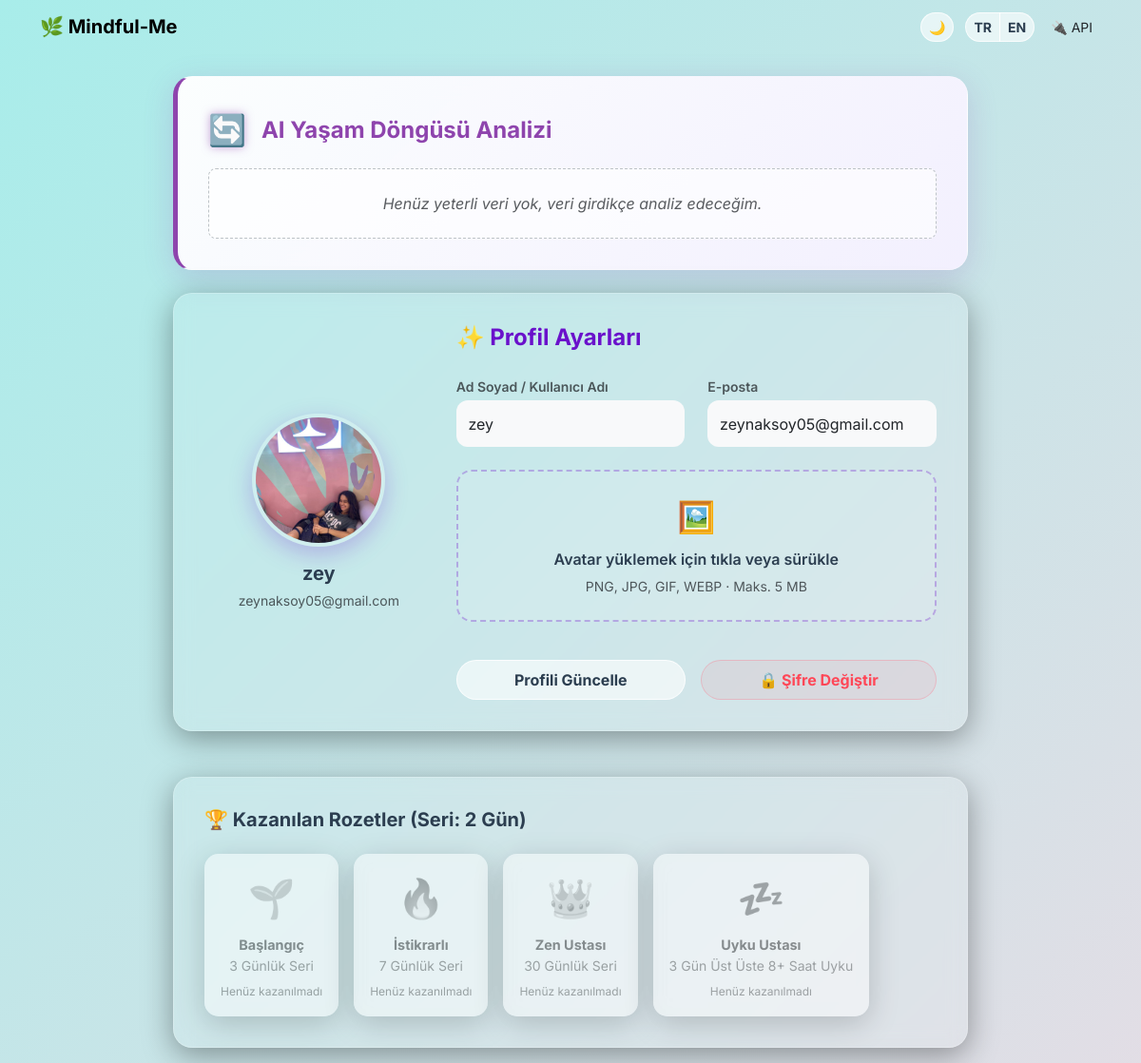
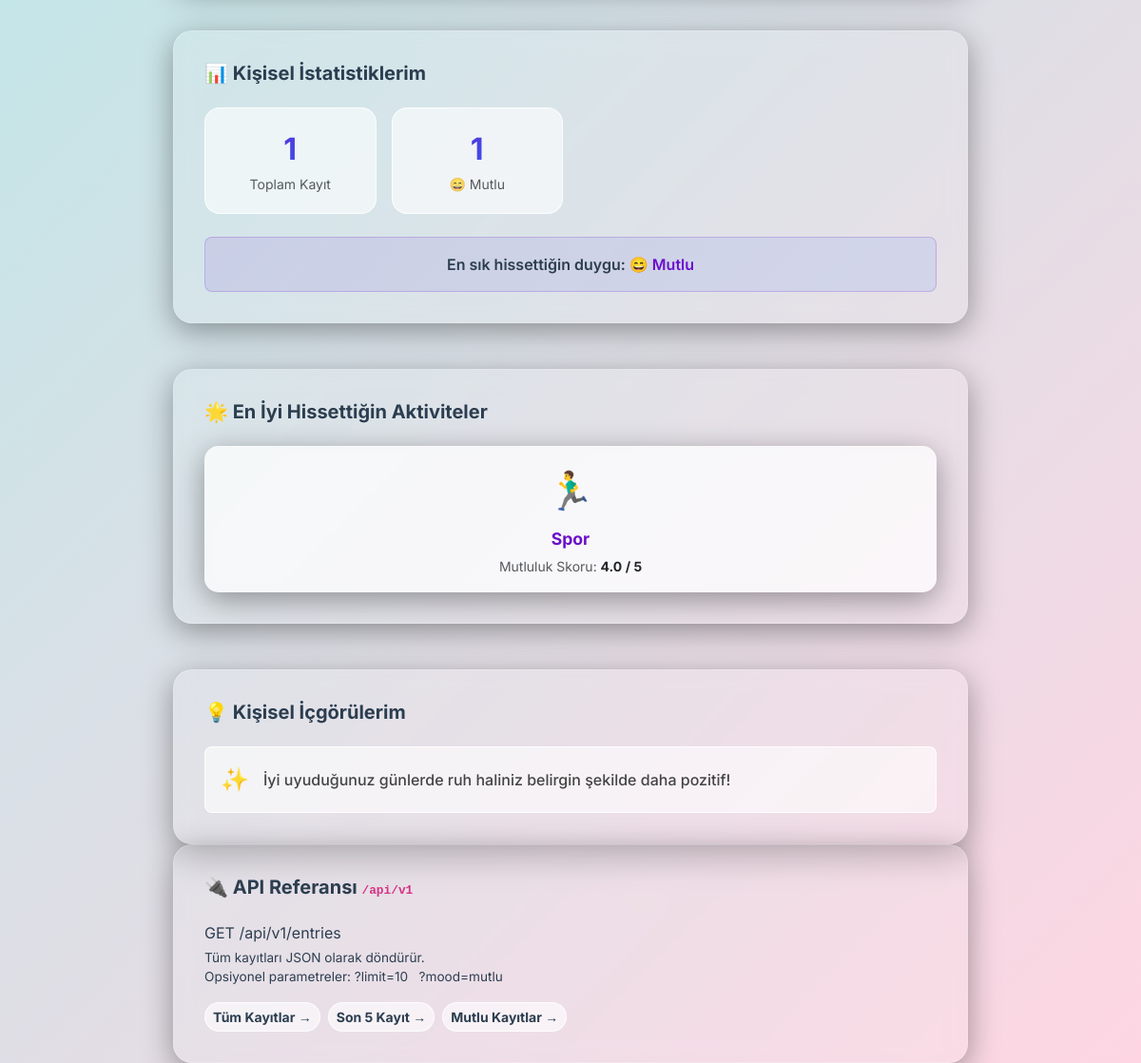
Before: /profile with the older database file (2 pictures, top to bottom).
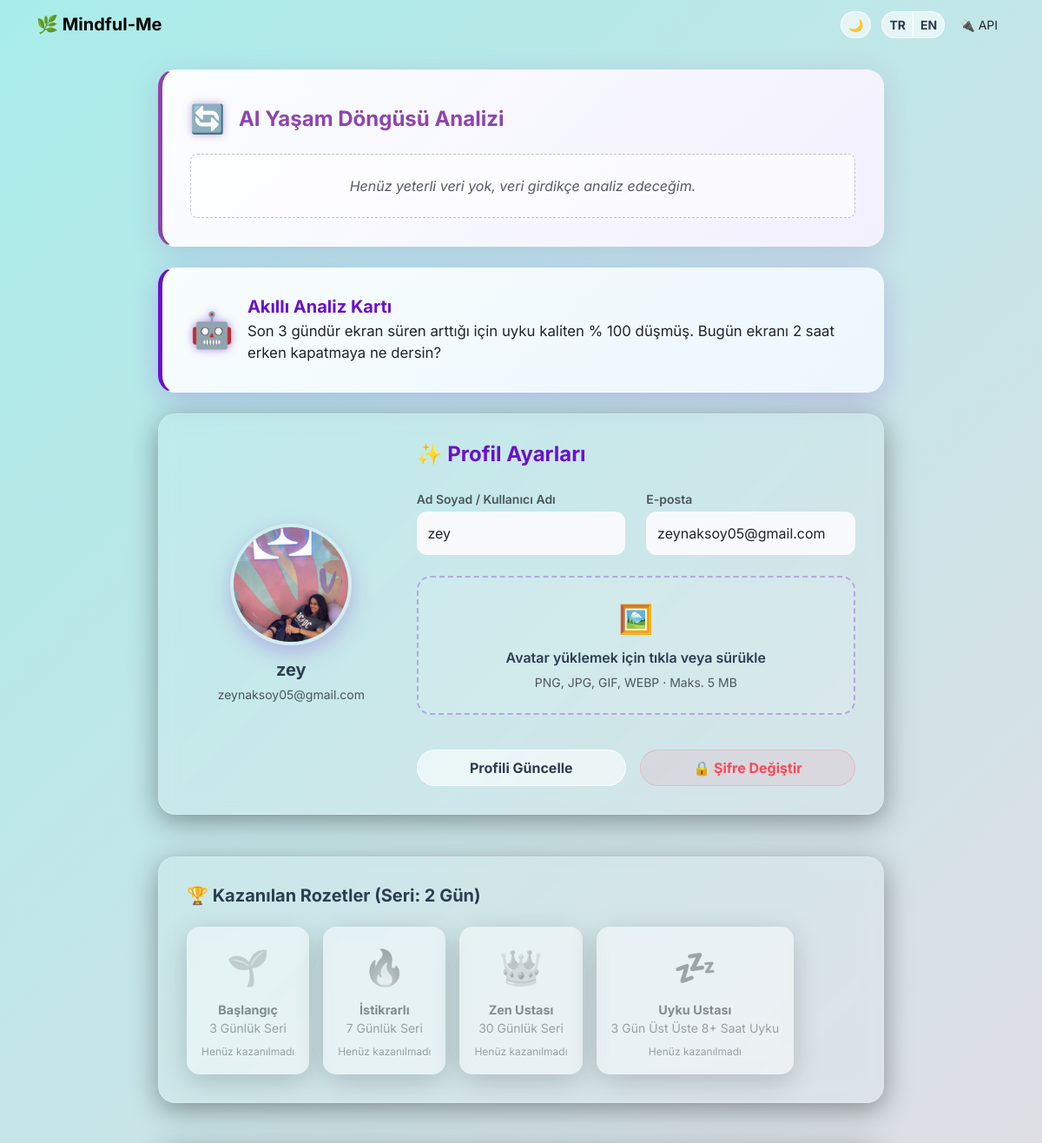
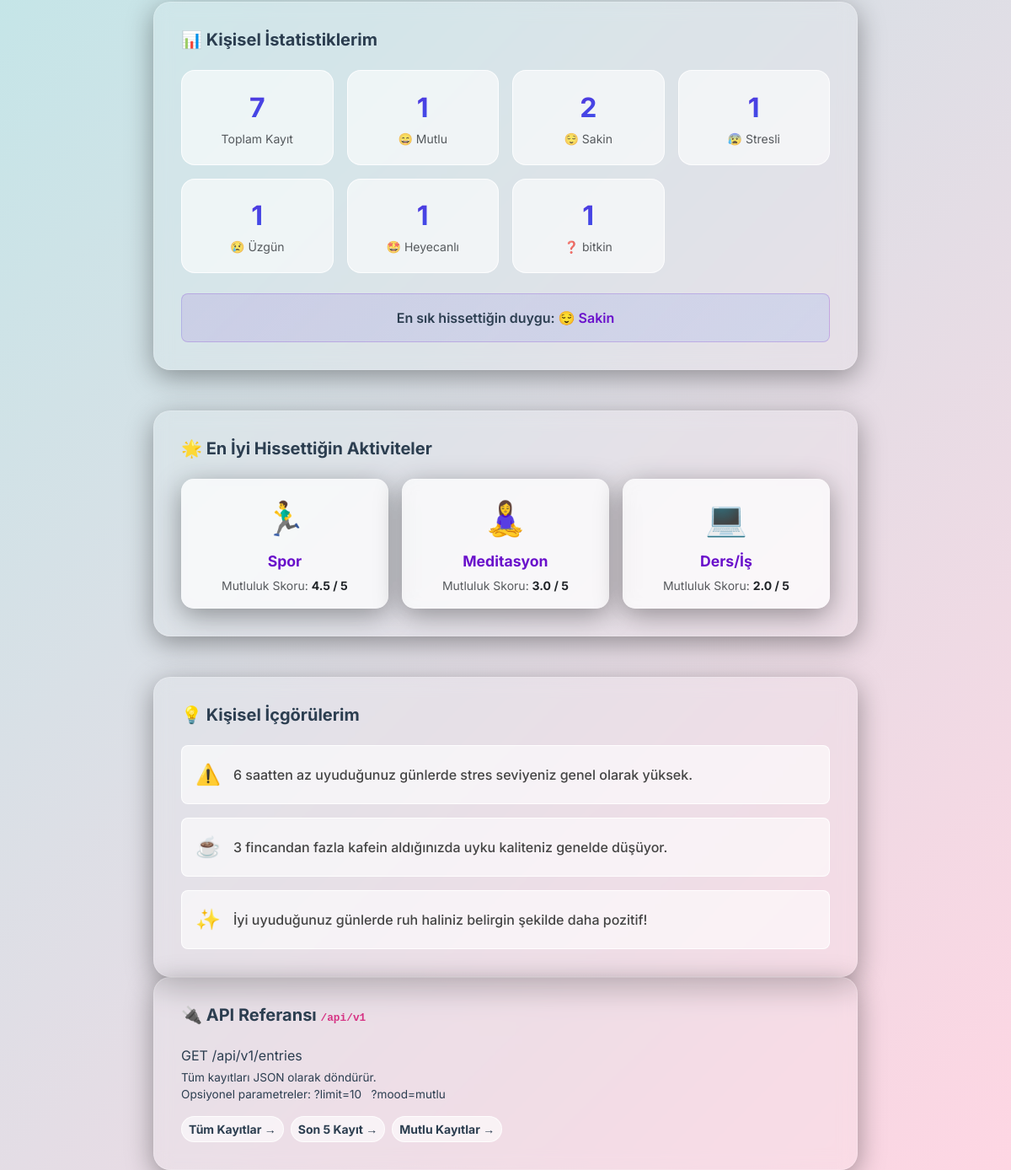
After: the same page with the newer database file (2 pictures, top to bottom).
### app/models.py (models this page shows, shortened)
class MoodEntry(db.Model):
    id = db.Column(db.Integer, primary_key=True)
    mood = db.Column(db.String(20), nullable=False)
    text = db.Column(db.Text, nullable=False)
    _mini_journal = db.Column('mini_journal', db.Text, nullable=True)
    _free_writing = db.Column('free_writing', db.Text, nullable=True)
    @property
    def mini_journal(self):
        f = get_fernet()
        if self._mini_journal and f:
            try:
                return f.decrypt(self._mini_journal.encode('utf-8')).decode('utf-8')
            except:
                return self._mini_journal
        return self._mini_journal
    @mini_journal.setter
    def mini_journal(self, value):
        f = get_fernet()
        if value and f:
            self._mini_journal = f.encrypt(value.encode('utf-8')).decode('utf-8')
        else:
            self._mini_journal = value
    @property
    def free_writing(self):
        f = get_fernet()
        if self._free_writing and f:
            try:
                return f.decrypt(self._free_writing.encode('utf-8')).decode('utf-8')
            except:
                return self._free_writing
        return self._free_writing
    @free_writing.setter
    def free_writing(self, value):
        f = get_fernet()
        if value and f:
            self._free_writing = f.encrypt(value.encode('utf-8')).decode('utf-8')
        else:
            self._free_writing = value
    timestamp = db.Column(db.DateTime, index=True, default=db.func.now())
    ai_analysis = db.Column(db.String(255), nullable=True)
    ai_advice = db.Column(db.Text, nullable=True)
    ai_sentiment = db.Column(db.String(50), nullable=True)
    ai_score = db.Column(db.Integer, nullable=True)
    ai_keywords = db.Column(db.String(255), nullable=True)
    sleep_hours = db.Column(db.Float, nullable=True)
    stress_level = db.Column(db.Integer, nullable=True)
    activities = db.Column(db.String(255), nullable=True)
    bedtime = db.Column(db.Time, nullable=True)
    wakeup_time = db.Column(db.Time, nullable=True)
    sleep_quality = db.Column(db.Integer, nullable=True) # 1-5
    dream_note = db.Column(db.Text, nullable=True)
    caffeine_intake = db.Column(db.Integer, nullable=True)
    screen_time = db.Column(db.Integer, nullable=True)
    is_work_day = db.Column(db.Boolean, nullable=True, default=False)
    social_interaction_score = db.Column(db.Integer, nullable=True) # 1-5
    weather_condition = db.Column(db.String(50), nullable=True)
    notes = db.Column(db.Text, nullable=True)
    activity_type = db.Column(db.String(50), nullable=True)

### app/routes.py (the view)
@main.route('/profile', methods=['GET', 'POST'])
def profile():
    try:
        user = User.query.first()
        if not user:
            user = User(username=_('Mindful Kullanıcı'), email='user@mindful.me', avatar_file='default.png')
            db.session.add(user)
            db.session.commit()
    except Exception:
        db.session.rollback()
        class DummyUser:
            id = 1
            username = 'Mindful Kullanıcı'
            email = 'user@mindful.me'
            avatar_file = 'default.png'
            streak_count = 0
        user = DummyUser()
        user.has_sleep_master_badge = False
    check_badges(user)
    smart_coach_feedback = get_lifestyle_feedback()
    form = ProfileForm()
    if form.validate_on_submit():
        try:
            user.username = form.username.data
            user.email = form.email.data
            file = form.avatar.data
            if file and file.filename:
                filename  = secure_filename(file.filename)
                ext       = os.path.splitext(filename)[1].lower() if '.' in filename else ''
                save_name = f"avatar_{user.id}{ext}"
                os.makedirs(AVATARS_DIR, exist_ok=True)
                file.save(os.path.join(AVATARS_DIR, save_name))
                user.avatar_file = save_name
            db.session.commit()
            flash(_('Profil başarıyla güncellendi! 🎉'), 'success')
        except Exception:
            db.session.rollback()
            flash(_('Profil güncellenirken hata oluştu (Veritabanı şema sorunu).'), 'danger')
        return redirect(url_for('main.profile'))
    elif request.method == 'GET':
        form.username.data = getattr(user, 'username', '')
        form.email.data = getattr(user, 'email', '')
    try:
        total_entries  = MoodEntry.query.count()
        all_entries = MoodEntry.query.all()
    except Exception:
        db.session.rollback()
        total_entries = 0
        all_entries = []
    mood_counts    = {}
    for e in all_entries:
        if getattr(e, 'mood', None):
            mood_counts[e.mood] = mood_counts.get(e.mood, 0) + 1
    best_mood      = max(mood_counts, key=mood_counts.get) if mood_counts else None
    avatar_file = getattr(user, 'avatar_file', 'default.png')
    avatar_url     = url_for('static', filename=f'avatars/{avatar_file}') \
                     if avatar_file and avatar_file != 'default.png' \
                     else None
    streak = getattr(user, 'streak_count', 0) or 0
    badges = [
        {'name': _('Başlangıç'), 'icon': '🌱', 'desc': _('3 Günlük Seri'), 'earned': streak >= 3},
        {'name': _('İstikrarlı'), 'icon': '🔥', 'desc': _('7 Günlük Seri'), 'earned': streak >= 7},
        {'name': _('Zen Ustası'), 'icon': '👑', 'desc': _('30 Günlük Seri'), 'earned': streak >= 30}
    ]
    if getattr(user, 'has_sleep_master_badge', False):
        badges.append({'name': _('Uyku Ustası'), 'icon': '💤', 'desc': _('3 Gün Üst Üste 8+ Saat Uyku'), 'earned': True})
    else:
        badges.append({'name': _('Uyku Ustası'), 'icon': '💤', 'desc': _('3 Gün Üst Üste 8+ Saat Uyku'), 'earned': False})
    insights = calculate_lifestyle_insights(all_entries)
    top_activities = get_best_feeling_activities(all_entries)
    show_support_card = False
    motivation_quote = ""
    try:
        latest_entry = MoodEntry.query.order_by(MoodEntry.timestamp.desc()).first()
        if latest_entry:
            score = MOOD_VALUES.get(latest_entry.mood, 3)
            bad_words = ['kötü', 'stresli', 'üzgün', 'uzgun', 'kotu']
            text_to_check = f"{latest_entry.text or ''} {getattr(latest_entry, 'mini_journal', '') or ''} {getattr(latest_entry, 'free_writing', '') or ''}".lower()
            has_bad_word = any(word in text_to_check for word in bad_words)
            if score < 3 or has_bad_word:
                show_support_card = True
                import random
                quotes = [
                    _("Zor zamanlar geçicidir, ama güçlü insanlar kalıcıdır."),
                    _("Her yeni gün, yeni bir başlangıçtır."),
                    _("İçindeki güce güven, sen bundan daha güçlüsün."),
                    _("Küçük adımlar, büyük değişimlere yol açar. Sadece devam et."),
                    _("Kendine şefkat göster, bugün elinden gelenin en iyisini yapıyorsun.")
                ]
                motivation_quote = random.choice(quotes)
    except Exception:
        pass
    ai_patterns = analyze_patterns()
    return render_template('profile.html', user=user, form=form,
                           total_entries=total_entries, mood_counts=mood_counts,
                           best_mood=best_mood, avatar_url=avatar_url, badges=badges,
                           insights=insights, smart_coach_feedback=smart_coach_feedback,
                           top_activities=top_activities, show_support_card=show_support_card,
                           motivation_quote=motivation_quote, ai_patterns=ai_patterns)

### app/forms.py
class ProfileForm(FlaskForm):
    username = StringField(_l('Ad Soyad / Kullanıcı Adı'), validators=[DataRequired()])
    email = StringField(_l('E-posta'), validators=[DataRequired(), Email()])
    avatar = FileField(_l('Avatar Yükle'), validators=[
        FileAllowed(['jpg', 'jpeg', 'png', 'gif', 'webp'], _l('Sadece resim dosyaları yüklenebilir!'))
    ])
    submit = SubmitField(_l('Profili Güncelle'))

### app/__init__.py (called while the page is built)
def get_locale():
    if 'language' in session:
        return session['language']
    return request.accept_languages.best_match(['tr', 'en'], default='tr')

### app/models.py (called while the page is built)
def get_fernet():
    key = current_app.config.get('ENCRYPTION_KEY')
    if key:
        try:
            from cryptography.fernet import Fernet
            return Fernet(key.encode('utf-8'))
        except ImportError:
            pass
    return None

### app/templates/profile.html (shortened to what the changed rows need)
<!DOCTYPE html>
<html lang="tr">
<head>
    <link href="https://cdn.jsdelivr.net/npm/bootstrap@5.3.2/dist/css/bootstrap.min.css" rel="stylesheet">
    <link rel="stylesheet" href="{{ url_for('static', filename='css/style.css') }}">
</head>
<body>
    <div class="container" style="max-width: 860px;">
        {% if smart_coach_feedback %}
        <div class="glass-card mb-4"
            style="background: linear-gradient(135deg, rgba(255, 255, 255, 0.9) 0%, rgba(240, 248, 255, 0.9) 100%); border-left: 5px solid #6a11cb; box-shadow: 0 8px 32px rgba(106, 17, 203, 0.2);">
            <div class="d-flex align-items-center">
                <span class="fs-1 me-3" style="text-shadow: 0 0 10px rgba(106,17,203,0.5);">🤖</span>
                <div>
                    <h5 class="fw-bold mb-1" style="color: #6a11cb;">{{ _('Akıllı Analiz Kartı') }}</h5>
                    <p class="mb-0 text-dark" style="font-size: 1.05rem;">{{ smart_coach_feedback }}</p>
                </div>
            </div>
        </div>
        {% endif %}
        <div class="glass-card mt-5">
            <div class="d-flex flex-wrap gap-3">
                {% for badge in badges %}
                <div class="glass-card text-center p-3"
                    style="min-width: 120px; border-radius: 15px; background: rgba(255,255,255,0.9); {% if not badge.earned %}opacity: 0.5; filter: grayscale(100%);{% endif %}">
                    <div style="font-size: 2.5rem;">{{ badge.icon }}</div>
                    <div class="fw-bold mt-2" style="font-size: 0.9rem; color: #6a11cb;">{{ badge.name }}</div>
                    <div class="text-muted small">{{ badge.desc }}</div>
                    {% if not badge.earned %}
                    <div class="text-muted small mt-2" style="font-size: 0.75rem;">{{ _('Henüz kazanılmadı') }}</div>
                    {% endif %}
                </div>
                {% endfor %}
            </div>
        </div>
        <div class="glass-card mt-5">
            <div class="row g-3">
                <div class="col-6 col-md-3">
                    <div class="stat-badge">
                        <div class="stat-num">{{ total_entries }}</div>
                        <small class="text-muted">{{ _('Toplam Kayıt') }}</small>
                    </div>
                </div>
                {% set mood_emojis = {'mutlu':'😄','sakin':'😌','stresli':'😰','uzgun':'😢','heyecanli':'🤩'} %}
                {% set mood_labels =
                {'mutlu':_('Mutlu'),'sakin':_('Sakin'),'stresli':_('Stresli'),'uzgun':_('Üzgün'),'heyecanli':_('Heyecanlı')}
                %}
                {% for mood_key, count in mood_counts.items() %}
                <div class="col-6 col-md-3">
                    <div class="stat-badge">
                        <div class="stat-num">{{ count }}</div>
                        <small class="text-muted">{{ mood_emojis.get(mood_key,'❓') }} {{ mood_labels.get(mood_key,
                            mood_key) }}</small>
                    </div>
                </div>
                {% endfor %}
            </div>
            {% if best_mood %}
            <div class="mt-4 p-3 rounded-3 text-center" style="background:linear-gradient(135deg,rgba(106,17,203,0.1),rgba(37,117,252,0.1));
                         border:1px solid rgba(106,17,203,0.2);">
                <p class="mb-0 fw-semibold">
                    {{ _('En sık hissettiğin duygu:') }}
                    <span style="color:#6a11cb;">{{ mood_emojis.get(best_mood,'') }} {{ mood_labels.get(best_mood,
                        best_mood) }}</span>
                </p>
            </div>
            {% endif %}
        </div>
        {% if top_activities %}
        <div class="glass-card mt-5">
            <div class="d-flex flex-wrap gap-3">
                {% for act in top_activities %}
                <div class="glass-card text-center p-3 flex-grow-1"
                    style="border-radius: 15px; background: rgba(255,255,255,0.7); min-width: 150px; margin-bottom: 0;">
                    <div style="font-size: 2.5rem;">{{ act.icon }}</div>
                    <div class="fw-bold mt-2" style="font-size: 1.1rem; color: #6a11cb;">{{ act.name }}</div>
                    <div class="text-muted mt-1 small">{{ _('Mutluluk Skoru:') }} <strong class="text-dark">{{ act.score
                            }} / 5</strong></div>
                </div>
                {% endfor %}
            </div>
        </div>
        {% endif %}
        <div class="glass-card mt-5">
            <div class="d-flex flex-column gap-3">
                {% if insights %}
                {% for insight in insights %}
                <div class="p-3 rounded-3"
                    style="background: rgba(255, 255, 255, 0.6); border: 1px solid rgba(255, 255, 255, 0.9);">
                    <div class="d-flex align-items-center">
                        <span style="font-size: 1.5rem; margin-right: 15px;">{{ insight.icon }}</span>
                        <span style="font-weight: 500; color: #444;">{{ insight.text }}</span>
                    </div>
                </div>
                {% endfor %}
                {% else %}
                <p class="text-muted mb-0">{{ _('İçgörü verisi bulunamadı.') }}</p>
                {% endif %}
            </div>
        </div>
    </div>
</body>
</html>

Changed rows visible on the page:
computed for MoodEntry "Spor": score "4.0" → "4.5"
added MoodEntry: count "2", get "😌", mood "Sakin", shown under "📊 Kişisel İstatistiklerim"
added MoodEntry: count "1", get "😰", mood "Stresli", icon "💻", name "Ders/İş", score "2.0"
added MoodEntry: count "1", get "😢", mood "Üzgün", shown under "📊 Kişisel İstatistiklerim"
added MoodEntry: count "1", get "🤩", mood "Heyecanlı", shown under "📊 Kişisel İstatistiklerim"
added MoodEntry: count "1", get "❓", mood "bitkin", shown under "📊 Kişisel İstatistiklerim"
added MoodEntry: icon "🧘‍♀️", name "Meditasyon", score "3.0", shown under "🌟 En İyi Hissettiğin Aktiviteler"
Other visible differences:
{{ smart_coach_feedback }}: (not shown) → "Son 3 gündür ekran süren arttığı için uyku kaliten % 100 düşmüş. Bugün ekranı 2 saat erken kapatmaya ne dersin?"
{{ total_entries }}: "1" → "7"
{{ mood_emojis.get(best_mood,'') }}: "😄" → "😌"
{{ mood_labels.get(best_mood,
                        best_mood) }}: "Mutlu" → "Sakin"
text now shown: "🤖 Akıllı Analiz Kartı"
new list line: "⚠️ 6 saatten az uyuduğunuz günlerde stres seviyeniz genel olarak yüksek."
new list line: "☕ 3 fincandan fazla kafein aldığınızda uyku kaliteniz genelde düşüyor."
